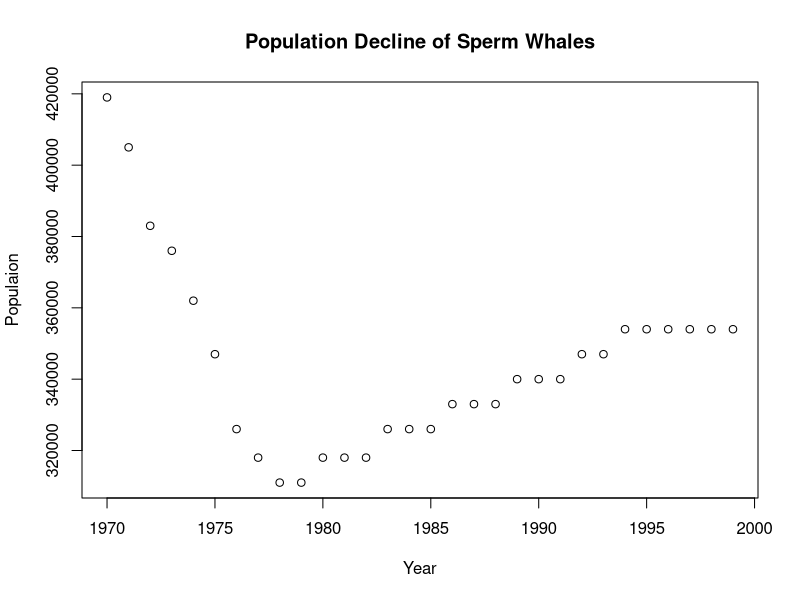
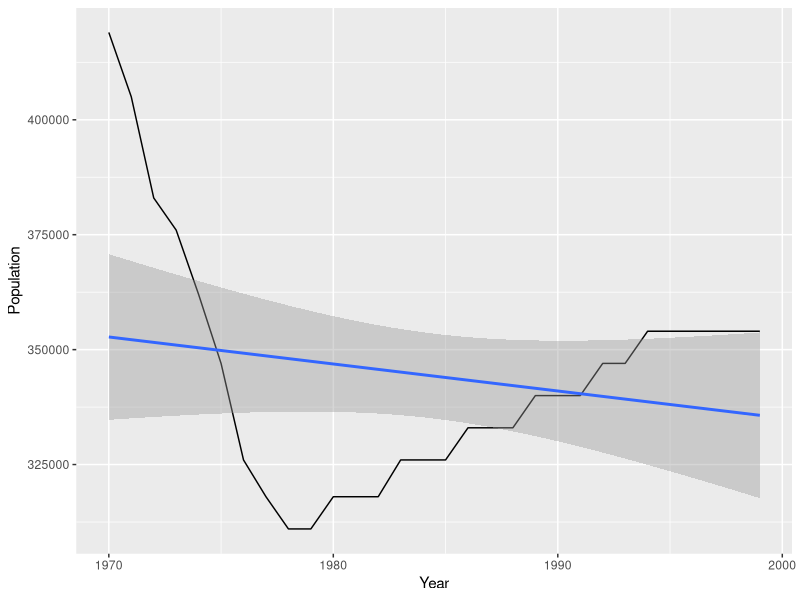
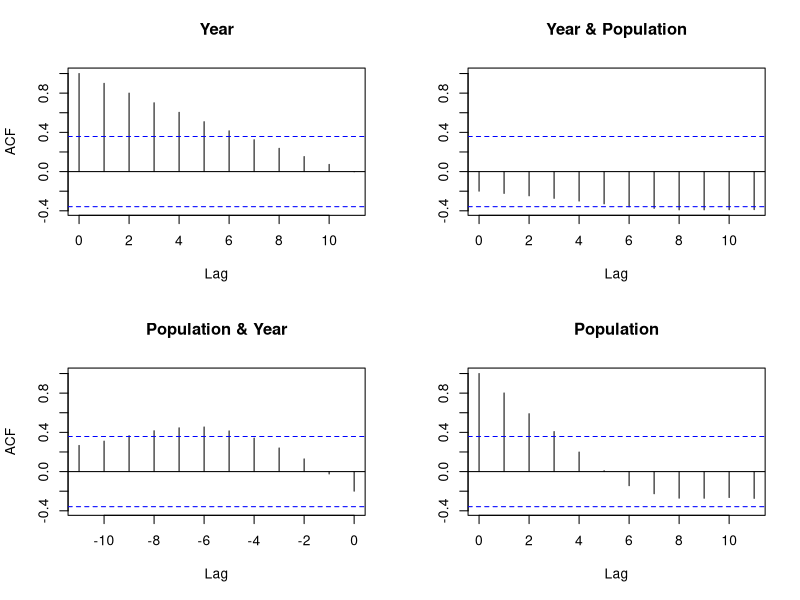
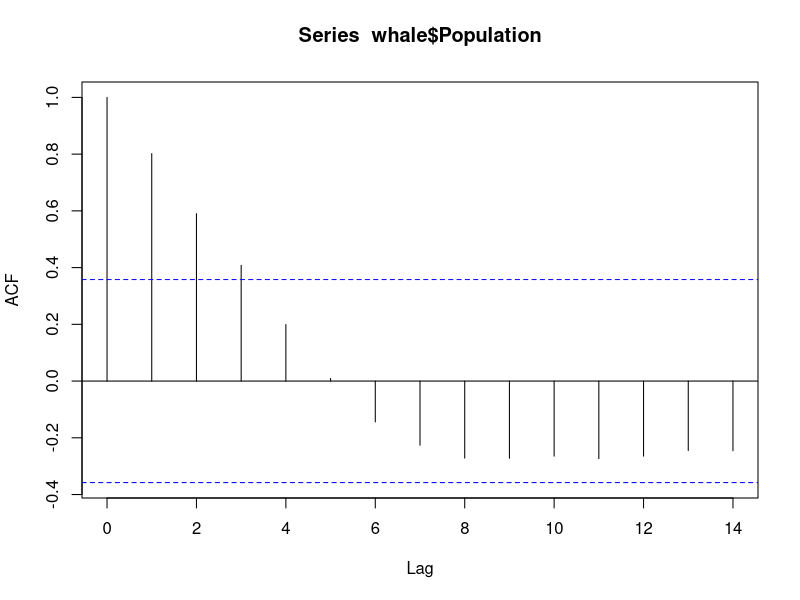

R code for these plots, in order:
## ---- chunk 1
library(tidyverse)
library(here)
whale <- read_csv(here("data", "sperm_whale_pop.csv"))
#whale
plot(whale$Year, whale$Population, main = "Population Decline of Sperm Whales", xlab = "Year", ylab = "Populaion")
## ---- chunk 2
fit.poi <- glm(whale$Population ~ whale$Year, data = whale, family = "poisson")
#fit.poi.log <- glm(whale$Population ~ log(whale$Year), data = whale, family = "poisson"(link = "logit"))
#fit.poi.prob <- glm(whale$Population ~ whale$Year, data = whale, family = "poisson"(link = "probit"))

#c(summary(fit.poi)$aic, summary(fit.poi.log)$aic, summary(fit.poi.prob)$aic)
#fit.bin <- glm(whale$Population ~ whale$Year, data = whale, family = "binomial")
#summary(fit.bin)

ntimes <- 100
n <- length(whale$Population)
X <- cbind(rep(1, n), whale$Year)
b <- coef(fit.poi)
y.hat <- exp(X %*% b)

coefs <- matrix(ncol = 2, data = rep(0, ntimes*2))
y.rep <- matrix(ncol = ntimes, data = rep(rpois(n*ntimes, y.hat)))
for (i in 1: ntimes){
  coefs[i, 1] <- summary(lm(y.rep[,i] ~ whale$Year))$coefficients[1]
  coefs[i, 2] <- summary(lm(y.rep[,i] ~ whale$Year))$coefficients[2]
}

colMeans(coefs)
new.fit <- colMeans(coefs)[1] + colMeans(coefs)[2]*seq(max(whale$Year), max(whale$Year) + 50 , 1)

-colMeans(coefs)[1]/colMeans(coefs)[2] # year at which population will be zero






#y.rep <- rpois(n*ntimes, y.hat)
#y.rep.mean <- double(length(y.rep))
#cm <- colMeans(y.rep)
# instead of this, I should average by entry value....then fit those 30 values to a 
#curve? Maybe? but on average, I think this fit is just my inital fit...could be wrong
# from no no no
# I have ntimes different fake data curves. 
# using these ntimes cuves, predit future values...
# this takes care of simulation aspect and predictions. 

#y.rep.mean <- map_dbl(y.rep ~ mean(.[[]]))
# for (i in 1: length(y.rep)){
#   y.rep.mean[i] <- mean(y.rep[[i]])
# }







pop.decline <- function(df, ntimes){
  fit.poi <- glm(df$Population ~ df$Year, data = df, family = "poisson")
  n <- length(df$Population)
  X <- cbind(rep(1, n), df$Year)
  b <- coef(fit.poi)
  y.hat <- exp(X %*% b)
  
  y.rep <- rerun(ntimes, rpois(n, y.hat))
  y.rep.mean <- map_dbl(y.rep[[]] ~ mean(.))
}

#pop.decline(df = whale, ntimes = 100)

ggplot(data = whale, aes(x = Year, y = Population)) +
  geom_line() +
  geom_smooth(method='glm',formula=y~x, family = "poisson") +
  labs(x = "Year", y = "Population")
## ---- chunk 3
# new_data <- data.frame("Year" = seq(2001, 2050, 1))
# preds <- predict(glm_model, newdata = new_data, type = 'response')
# plot(preds)
## ---- chunk 4

## ---- chunk 5
acf(whale)
acf(whale$Population)

